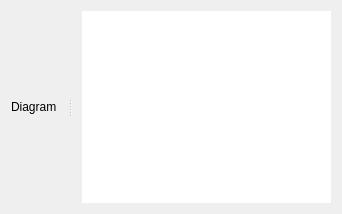
                 <widget class="QWidget" name="tME">
                  <attribute name="title">
                   <string>Model &amp;&amp; Experiment</string>
                  </attribute>
                  <layout class="QHBoxLayout" name="horizontalLayout_13">
                   <item>
                    <widget class="QSplitter" name="splitter_3">
                     <property name="orientation">
                      <enum>Qt::Horizontal</enum>
                     </property>
                     <property name="handleWidth">
                      <number>7</number>
                     </property>
                     <widget class="QFrame" name="frame_6">
                      <property name="frameShape">
                       <enum>QFrame::NoFrame</enum>
                      </property>
                      <property name="frameShadow">
                       <enum>QFrame::Plain</enum>
                      </property>
                      <layout class="QHBoxLayout" name="horizontalLayout_12">
                       <property name="spacing">
                        <number>0</number>
                       </property>
                       <property name="leftMargin">
                        <number>0</number>
                       </property>
                       <property name="topMargin">
                        <number>0</number>
                       </property>
                       <property name="bottomMargin">
                        <number>0</number>
                       </property>
                       <item>
                        <widget class="QLabel" name="meDiagram">
                         <property name="text">
                          <string>Diagram</string>
                         </property>
                        </widget>
                       </item>
                      </layout>
                     </widget>
                     <widget class="QFrame" name="frame_2">
                      <property name="frameShape">
                       <enum>QFrame::NoFrame</enum>
                      </property>
                      <property name="frameShadow">
                       <enum>QFrame::Sunken</enum>
                      </property>
                      <property name="lineWidth">
                       <number>0</number>
                      </property>
                      <layout class="QHBoxLayout" name="horizontalLayout_10">
                       <property name="spacing">
                        <number>0</number>
                       </property>
                       <property name="topMargin">
                        <number>0</number>
                       </property>
                       <property name="rightMargin">
                        <number>0</number>
                       </property>
                       <property name="bottomMargin">
                        <number>0</number>
                       </property>
                       <item>
                        <widget class="QTextBrowser" name="meDescription">
                         <property name="styleSheet">
                          <string notr="true"/>
                         </property>
                         <property name="frameShape">
                          <enum>QFrame::NoFrame</enum>
                         </property>
                         <property name="frameShadow">
                          <enum>QFrame::Plain</enum>
                         </property>
                         <property name="openExternalLinks">
                          <bool>true</bool>
                         </property>
                        </widget>
                       </item>
                      </layout>
                     </widget>
                    </widget>
                   </item>
                  </layout>
                 </widget>
